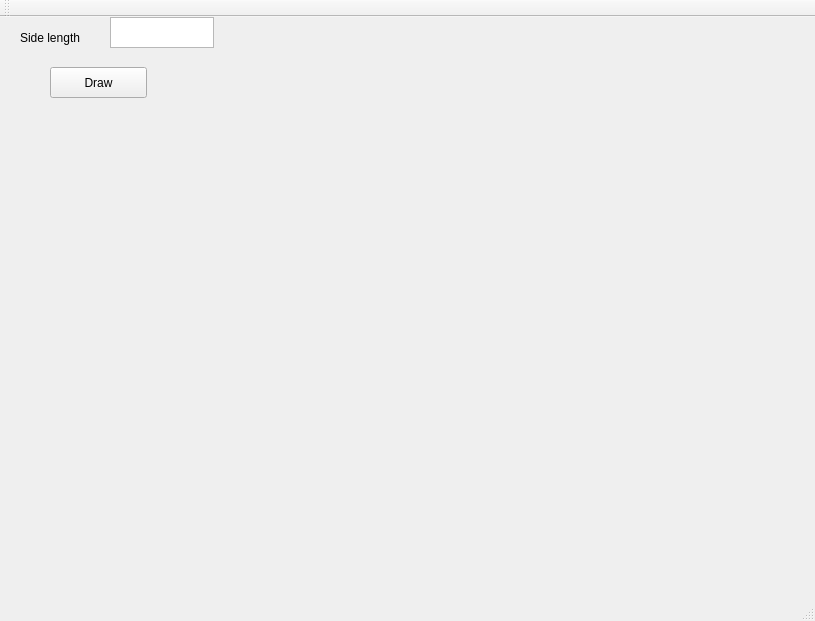
<?xml version="1.0" encoding="UTF-8"?>
<ui version="4.0">
 <class>MainWindow</class>
 <widget class="QMainWindow" name="MainWindow">
  <property name="geometry">
   <rect>
    <x>0</x>
    <y>0</y>
    <width>815</width>
    <height>621</height>
   </rect>
  </property>
  <property name="windowTitle">
   <string>MainWindow</string>
  </property>
  <widget class="QWidget" name="centralWidget">
   <widget class="QLabel" name="label">
    <property name="geometry">
     <rect>
      <x>20</x>
      <y>10</y>
      <width>91</width>
      <height>21</height>
     </rect>
    </property>
    <property name="text">
     <string>Side length</string>
    </property>
   </widget>
   <widget class="QTextEdit" name="side">
    <property name="geometry">
     <rect>
      <x>110</x>
      <y>0</y>
      <width>104</width>
      <height>31</height>
     </rect>
    </property>
   </widget>
   <widget class="QPushButton" name="draw">
    <property name="geometry">
     <rect>
      <x>50</x>
      <y>50</y>
      <width>97</width>
      <height>31</height>
     </rect>
    </property>
    <property name="text">
     <string>Draw</string>
    </property>
   </widget>
   <widget class="QLabel" name="window">
    <property name="geometry">
     <rect>
      <x>250</x>
      <y>30</y>
      <width>500</width>
      <height>500</height>
     </rect>
    </property>
    <property name="text">
     <string/>
    </property>
   </widget>
  </widget>
  <widget class="QMenuBar" name="menuBar">
   <property name="geometry">
    <rect>
     <x>0</x>
     <y>0</y>
     <width>815</width>
     <height>27</height>
    </rect>
   </property>
  </widget>
  <widget class="QToolBar" name="mainToolBar">
   <attribute name="toolBarArea">
    <enum>TopToolBarArea</enum>
   </attribute>
   <attribute name="toolBarBreak">
    <bool>false</bool>
   </attribute>
  </widget>
  <widget class="QStatusBar" name="statusBar"/>
 </widget>
 <layoutdefault spacing="6" margin="11"/>
 <resources/>
 <connections/>
</ui>
